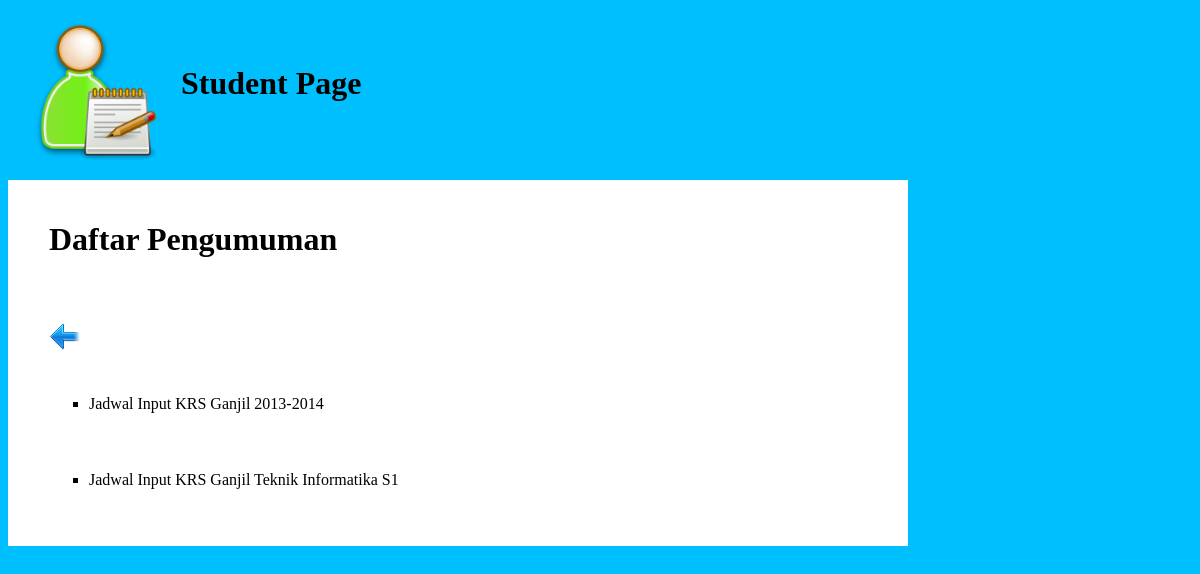
The page /pengumumanmhs.php on the database its author committed.
### tables this page shows
CREATE TABLE IF NOT EXISTS `data_pengumuman` (
  `id` int(11) NOT NULL AUTO_INCREMENT,
  `judul` varchar(100) NOT NULL,
  `author` varchar(50) NOT NULL,
  `isi` varchar(255) NOT NULL,
  PRIMARY KEY (`id`)
);

### pengumumanmhs.php (the view, shortened to what this page needs)
<html>
<head>
	<link rel="stylesheet" type="text/css" href="CSS/layout.css"/>
	<link rel="stylesheet" type="text/css" href="CSS/font.css"/>
	<link rel="stylesheet" type="text/css" href="CSS/element.css"/>
</head>
<body>
	<div id="container">
	<div id="header">
		<table border="0" cellspacing="10">
			<tr>
				<td><img src="Images/student.png" width="150" height="150" /></td>
				<td><h1>Student Page</h1></td>
			</tr>
		</table>
	</div>
	<div id="cpanel">
		<form action="" >
		<table border="0" cellspacing="40">
			<tr>
				<td colspan="3"><h1>Daftar Pengumuman</h1></td>
			</tr>
			<tr>
				<td>
					<a href="panelmhs.php" title="Kembali"><img src="Images/back.png" /></a>
				</td>
			</tr>
			<?php
				$tampil = "SELECT * FROM data_pengumuman;";
				$querytampil = mysql_query($tampil);
				while($hasil = mysql_fetch_array($querytampil)) {
					$id = $hasil['id'];
					$judul = $hasil['judul'];
			?>
					<tr>
						<td>
							<ul type="square">
								<li><a href="viewpengumumanmhs.php?id=<?php echo $id; ?>"><?php echo $judul; ?></a></li>
						</td>
					</tr>
			<?php
				}
			?>
		</table>
		</form>
	</div>
	</div>
</body>
</html>

### CSS/layout.css (style rules this page uses)
#container { margin: auto; width: 1200px; }
body { background-color: #00BFFF; }
#cpanel { background: white; margin-top: 0px; width: 900px; }

### CSS/element.css (style rules this page uses)
a:link { text-decoration: none; color: black; }

### rows shown on the page
data_pengumuman: judul "Jadwal Input KRS Ganjil 2013-2014"
data_pengumuman: judul "Jadwal Input KRS Ganjil Teknik Informatika S1"
